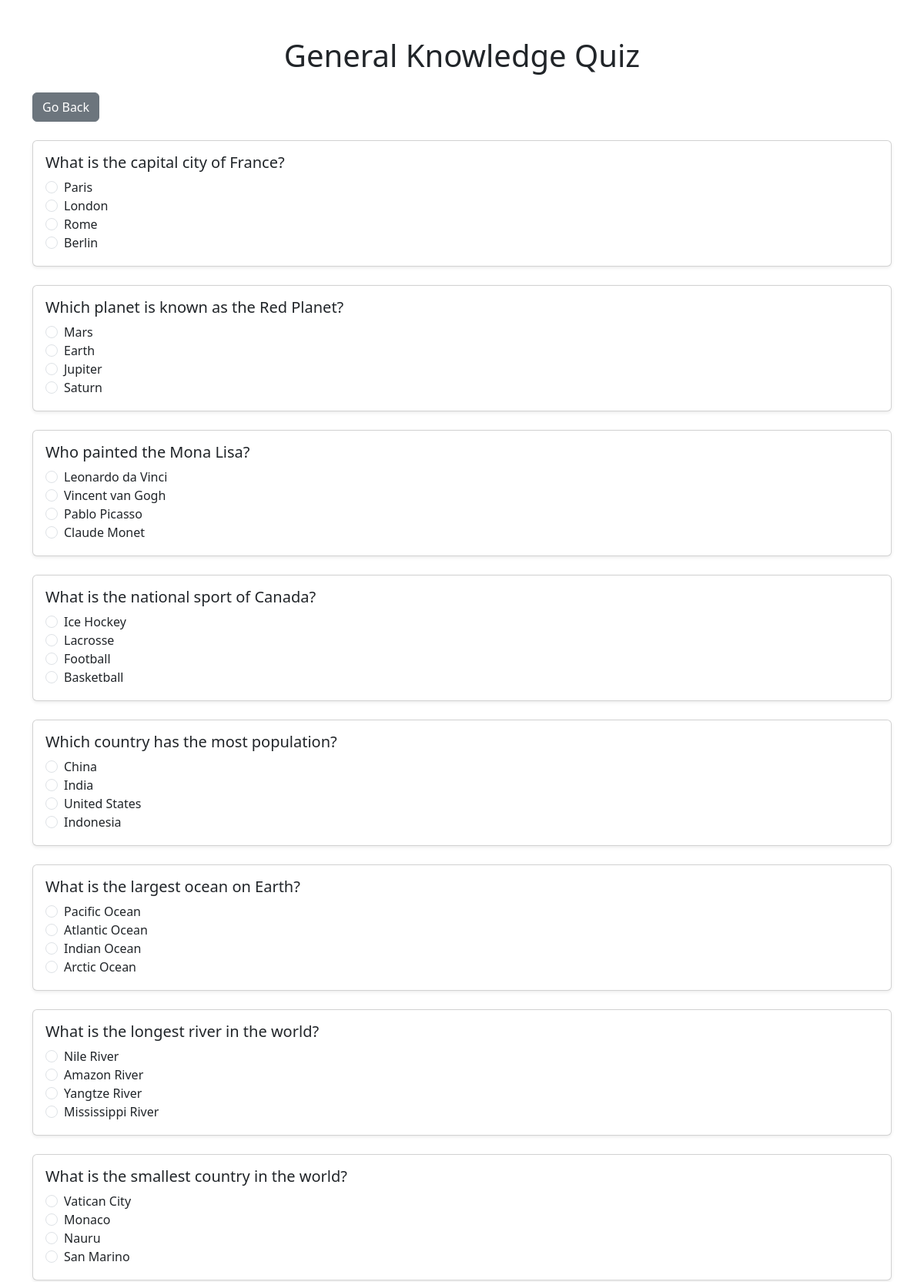
/quiz/1/start (signed in, upper part), run on the app's committed database.
### quizApp/models.py (models this page shows, shortened)
class Quiz(models.Model):
    title = models.CharField(max_length=100)
    date = models.DateField(default=timezone.now)

class Question(models.Model):
    question_text = models.CharField(max_length=200)
    quiz = models.ForeignKey(Quiz, on_delete=models.CASCADE)

class Choice(models.Model):
    choice_text = models.CharField(max_length=200)
    question = models.ForeignKey(Question, on_delete=models.CASCADE)
    is_correct = models.BooleanField(default=False)

### quizApp/views.py (the view, shortened to what this page needs)
# urls.py: path('quiz/<int:quiz_id>/start', views.quiz_start, name='quiz_start'),
@login_required(login_url="login")
def quiz_start(request, quiz_id):
    questions = Question.objects.filter(quiz_id=quiz_id).order_by("?")
    context = {'questions': questions, 'quiz_title': questions[0].quiz.title, 'quiz_id': quiz_id}
    return render(request, 'quizApp/quiz_start.html', context)

### templates/quizApp/quiz_start.html (shortened to what this page needs)
<!DOCTYPE html>
<html lang="en">
<head>
    <link rel="stylesheet" href="https://cdn.jsdelivr.net/npm/bootstrap@5.3.3/dist/css/bootstrap.min.css"
>
</head>
<body>
<div class="container mt-5">
    <h1 class="text-center mb-4">{{ quiz_title }}</h1>
    <div class="text-start mb-4">
        <a href="{% url 'quiz' quiz_id=quiz_id %}" class="btn btn-secondary">Go Back</a>
    </div>
    <form method="post" class="">
        {% for question in questions %}
            <div class="card mb-4 p-3 shadow-sm">
                <p class="h5">{{ question.question_text }}</p>
                <div class="form-check">
                    {% for choice in question.choice_set.all %}
                        <input class="form-check-input" type="radio" id="choice-{{ choice.id }}"
                               name="question-{{ question.id }}" value="{{ choice.id }}">
                        <label class="form-check-label" for="choice-{{ choice.id }}">
                            {{ choice.choice_text }}
                        </label><br>
                    {% endfor %}
                </div>
            </div>
        {% endfor %}
    </form>
</div>
</body>
</html>

### data on the page
Quiz: title "General Knowledge Quiz"
Question: question_text "What is the capital city of France?"
Choice: choice_text "Paris"
Choice: choice_text "London"
Choice: choice_text "Rome"
Choice: choice_text "Berlin"
Question: question_text "Which planet is known as the Red Planet?"
Choice: choice_text "Mars"
Choice: choice_text "Earth"
Choice: choice_text "Jupiter"
Choice: choice_text "Saturn"
Question: question_text "Who painted the Mona Lisa?"
Choice: choice_text "Leonardo da Vinci"
Choice: choice_text "Vincent van Gogh"
Choice: choice_text "Pablo Picasso"
Choice: choice_text "Claude Monet"
Question: question_text "What is the national sport of Canada?"
Choice: choice_text "Ice Hockey"
Choice: choice_text "Lacrosse"
Choice: choice_text "Football"
Choice: choice_text "Basketball"
Question: question_text "Which country has the most population?"
Choice: choice_text "China"
Choice: choice_text "India"
Choice: choice_text "United States"
Choice: choice_text "Indonesia"
Question: question_text "What is the largest ocean on Earth?"
Choice: choice_text "Pacific Ocean"
Choice: choice_text "Atlantic Ocean"
Choice: choice_text "Indian Ocean"
Choice: choice_text "Arctic Ocean"
Question: question_text "What is the longest river in the world?"
Choice: choice_text "Nile River"
Choice: choice_text "Amazon River"
Choice: choice_text "Yangtze River"
Choice: choice_text "Mississippi River"
Question: question_text "What is the smallest country in the world?"
Choice: choice_text "Vatican City"
Choice: choice_text "Monaco"
Choice: choice_text "Nauru"
Choice: choice_text "San Marino"
